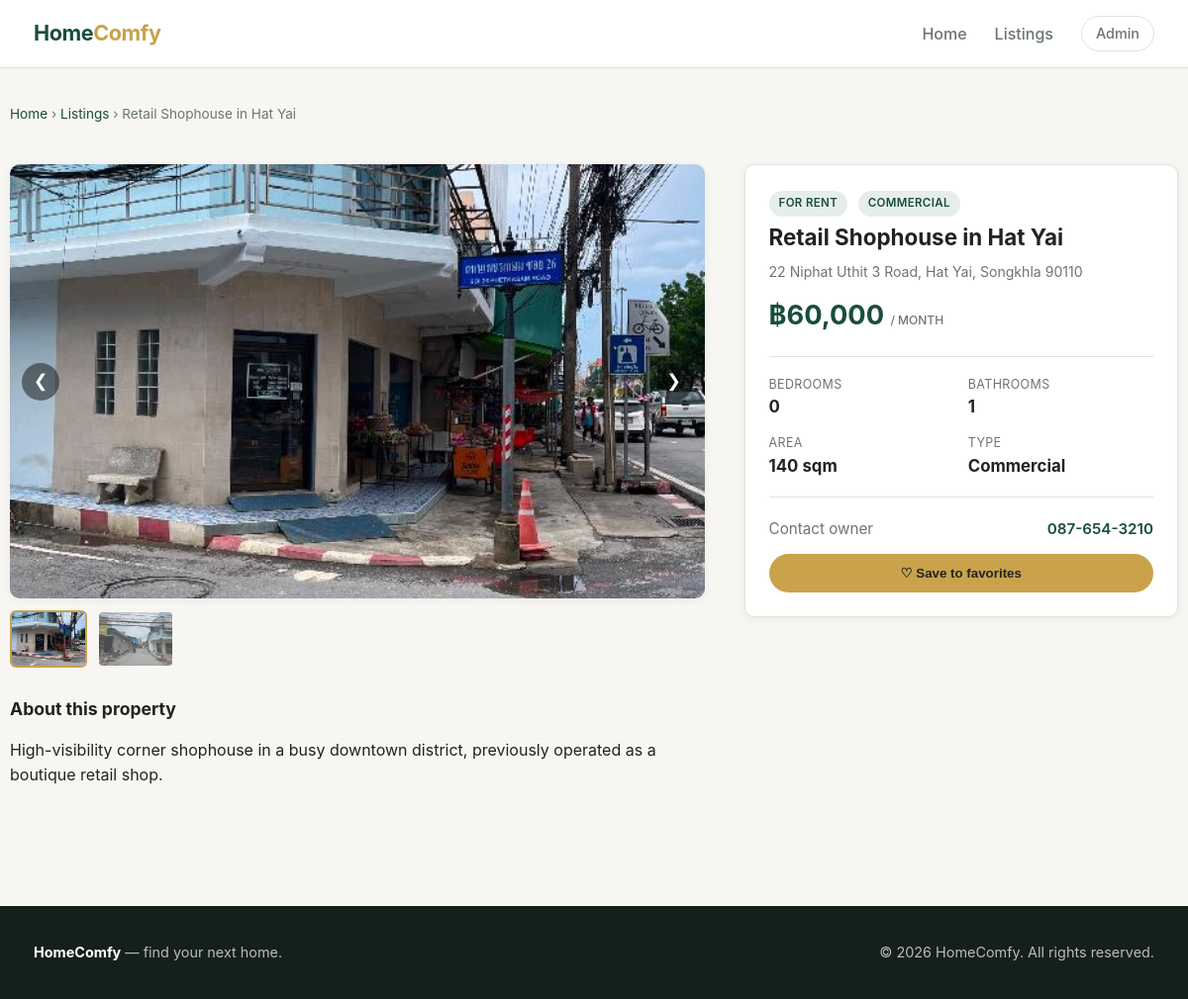
The page /listings/25/ on the database its author committed.
### listings/models.py (models this page shows, shortened)
class Property(models.Model):
    class PropertyType(models.TextChoices):
        HOUSE = 'house', 'House'
        APARTMENT = 'apartment', 'Apartment'
        CONDO = 'condo', 'Condo'
        LAND = 'land', 'Land'
        COMMERCIAL = 'commercial', 'Commercial'
    class ListingType(models.TextChoices):
        SALE = 'sale', 'For Sale'
        RENT = 'rent', 'For Rent'
    title = models.CharField(max_length=200)
    slug = models.SlugField(max_length=220, unique=True, blank=True)
    description = models.TextField()
    property_type = models.CharField(max_length=20, choices=PropertyType.choices, default=PropertyType.HOUSE)
    listing_type = models.CharField(max_length=10, choices=ListingType.choices, default=ListingType.SALE)
    price = models.DecimalField(max_digits=12, decimal_places=2)
    bedrooms = models.PositiveSmallIntegerField()
    bathrooms = models.PositiveSmallIntegerField()
    area_sqm = models.PositiveIntegerField(help_text='Living area in square meters')
    address = models.CharField(max_length=255)
    city = models.CharField(max_length=100)
    state = models.CharField(max_length=100)
    zip_code = models.CharField(max_length=20)
    owner_phone = models.CharField(max_length=30, blank=True, help_text='Contact number shown on the detail page')
    is_featured = models.BooleanField(default=False)
    is_available = models.BooleanField(default=True)
    created_at = models.DateTimeField(auto_now_add=True)
    updated_at = models.DateTimeField(auto_now=True)
    class Meta:
        verbose_name_plural = 'Properties'
        ordering = ['-created_at']

### listings/views.py (the view)
# urls.py: path('listings/<int:pk>/', views.ListingDetailView.as_view(), name='property_detail'),
class ListingDetailView(DetailView):
    model = Property
    template_name = 'listings/listing_detail.html'
    context_object_name = 'property'
    def get_context_data(self, **kwargs):
        context = super().get_context_data(**kwargs)
        context['gallery_images'] = [
            {'url': image.image.url, 'caption': image.caption}
            for image in self.object.images.all()
        ]
        return context

### listings/templates/listings/listing_detail.html (shortened to what this page needs)
{% extends 'listings/base.html' %}
{% load humanize %}
{% block content %}
  <div class="container detail-header">
    <div class="breadcrumb">
      <a href="{% url 'listings:home' %}">Home</a> &rsaquo;
      <a href="{% url 'listings:property_list' %}">Listings</a> &rsaquo;
      {{ property.title }}
    </div>
  </div>
  <div class="container detail-grid">
    <div>
      <div id="gallery-app">
        <div class="gallery-wrap">
          <div class="gallery-main">
            <img :src="currentImage.url" :alt="currentImage.caption || '{{ property.title|escapejs }}'">
          </div>
          <template v-if="images.length > 1">
            <button class="gallery-nav-btn prev" @click="prev">&#10094;</button>
            <button class="gallery-nav-btn next" @click="next">&#10095;</button>
          </template>
        </div>
        <div class="gallery-thumbs" v-if="images.length > 1">
          <img v-for="(img, idx) in images"
               :key="idx"
               :src="img.url"
               :class="{ active: idx === currentIndex }"
               @click="select(idx)"
               :alt="img.caption || 'thumbnail'">
        </div>
      </div>
      <div class="detail-description">
        <h3>About this property</h3>
        <p>{{ property.description|linebreaksbr }}</p>
      </div>
    </div>
    <aside class="detail-sidebar">
      <span class="tag">{{ property.get_listing_type_display }}</span>
      <span class="tag">{{ property.get_property_type_display }}</span>
      <h1>{{ property.title }}</h1>
      <p class="property-location">{{ property.address }}, {{ property.city }}, {{ property.state }} {{ property.zip_code }}</p>
      <p class="property-price">
        &#3647;{{ property.price|floatformat:0|intcomma }}
        {% if property.listing_type == 'rent' %}<small>/ month</small>{% endif %}
      </p>
      <div class="detail-facts">
        <div><span>Bedrooms</span><strong>{{ property.bedrooms }}</strong></div>
        <div><span>Bathrooms</span><strong>{{ property.bathrooms }}</strong></div>
        <div><span>Area</span><strong>{{ property.area_sqm|intcomma }} sqm</strong></div>
        <div><span>Type</span><strong>{{ property.get_property_type_display }}</strong></div>
      </div>
      {% if property.owner_phone %}
        <div class="owner-contact">
          <span>Contact owner</span>
          <a href="tel:{{ property.owner_phone }}">{{ property.owner_phone }}</a>
        </div>
      {% endif %}
      <div id="detail-favorite-app"></div>
    </aside>
  </div>
{% endblock %}

### listings/static/listings/css/style.css (style rules this page uses)
:root { --color-primary: #1a4d3e; --color-primary-light: #2f7a5f; --color-accent: #c9a24b; --color-bg: #f7f6f3; --color-surface: #ffffff; --color-text: #1f2421; --color-text-muted: #6b7570; --color-border: #e4e1da; --radius: 10px; --shadow: 0 2px 10px rgba(20, 30, 25, 0.06); --shadow-hover: 0 10px 24px rgba(20, 30, 25, 0.12); }
* { box-sizing: border-box; }
body { margin: 0; font-family: -apple-system, BlinkMacSystemFont, "Segoe UI", Roboto, Helvetica, Arial, sans-serif; background: var(--color-bg); color: var(--color-text); line-height: 1.55; }
a { color: inherit; text-decoration: none; }
img { max-width: 100%; display: block; }
.container { max-width: 1180px; margin: 0 auto; padding: 0 24px; }
.property-price { font-size: 1.25rem; font-weight: 700; color: var(--color-primary); margin: 0 0 4px; }
.property-price small { font-weight: 500; font-size: 0.75rem; color: var(--color-text-muted); text-transform: uppercase; }
.property-location { font-size: 0.88rem; color: var(--color-text-muted); margin: 0 0 12px; }
.detail-header { padding: 36px 0 0; }
.breadcrumb { font-size: 0.85rem; color: var(--color-text-muted); margin-bottom: 16px; }
.breadcrumb a { color: var(--color-primary); }
.detail-grid { display: grid; grid-template-columns: 1.6fr 1fr; gap: 40px; padding: 24px 0 64px; align-items: start; }
.gallery-main { aspect-ratio: 16 / 10; border-radius: var(--radius); overflow: hidden; background: #eae7e0; box-shadow: var(--shadow); }
.gallery-main img { width: 100%; height: 100%; object-fit: cover; transition: opacity 0.15s ease; }
.gallery-nav-btn { position: absolute; top: 50%; transform: translateY(-50%); background: rgba(0, 0, 0, 0.45); color: #fff; border: none; width: 38px; height: 38px; border-radius: 50%; cursor: pointer; font-size: 1.1rem; }
.gallery-wrap { position: relative; }
.gallery-nav-btn.prev { left: 12px; }
.gallery-nav-btn.next { right: 12px; }
.gallery-thumbs { display: flex; gap: 10px; margin-top: 12px; flex-wrap: wrap; }
.gallery-thumbs img { width: 78px; height: 58px; object-fit: cover; border-radius: 6px; cursor: pointer; border: 2px solid transparent; opacity: 0.7; transition: opacity 0.15s ease, border-color 0.15s ease; }
.gallery-thumbs img.active { opacity: 1; border-color: var(--color-accent); }
.detail-description { margin-top: 28px; }
.detail-description h3 { font-size: 1.1rem; margin-bottom: 10px; }
.detail-sidebar { background: var(--color-surface); border: 1px solid var(--color-border); border-radius: var(--radius); padding: 24px; box-shadow: var(--shadow); position: sticky; top: 90px; }
.detail-sidebar .property-price { font-size: 1.7rem; }
.detail-sidebar h1 { font-size: 1.4rem; margin: 4px 0 6px; }
.detail-facts { display: grid; grid-template-columns: 1fr 1fr; gap: 14px; margin: 20px 0; padding: 18px 0; border-top: 1px solid var(--color-border); border-bottom: 1px solid var(--color-border); }
.detail-facts div span { display: block; font-size: 0.78rem; color: var(--color-text-muted); text-transform: uppercase; letter-spacing: 0.03em; }
.detail-facts div strong { font-size: 1.05rem; }
.owner-contact { display: flex; align-items: center; justify-content: space-between; gap: 12px; margin-bottom: 14px; font-size: 0.95rem; }
.owner-contact span { color: var(--color-text-muted); }
.owner-contact a { font-weight: 600; color: var(--color-primary); }
.tag { display: inline-block; font-size: 0.72rem; font-weight: 600; text-transform: uppercase; letter-spacing: 0.03em; padding: 4px 10px; border-radius: 999px; background: rgba(26, 77, 62, 0.1); color: var(--color-primary); margin-right: 6px; }

### rows shown on the page
Property: title "Retail Shophouse in Hat Yai", description "High-visibility corner shophouse in a busy downtown district, previously operated as a boutique retail shop.", listing_type "FOR RENT", property_type "COMMERCIAL", address "22 Niphat Uthit 3 Road", city "Hat Yai", state "Songkhla", zip_code "90110", price "60,000", bedrooms "0", bathrooms "1", area_sqm "140", property_type "Commercial", owner_phone "087-654-3210"
